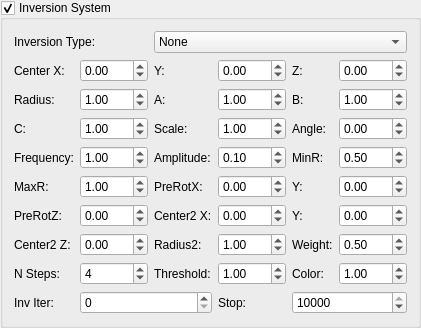
       <widget class="MyGroupBox" name="groupCheck_mutation_inversion_enabled">
        <property name="title">
         <string>Inversion System</string>
        </property>
        <property name="checkable">
         <bool>true</bool>
        </property>
        <property name="checked">
         <bool>true</bool>
        </property>
        <layout class="QGridLayout" name="gridLayout_mutation_inversion">
         <item row="0" column="0" colspan="2">
          <widget class="QLabel" name="label_mutation_inv_type">
           <property name="text">
            <string>Inversion Type:</string>
           </property>
          </widget>
         </item>
         <item row="0" column="2" colspan="5">
          <widget class="QComboBox" name="comboBox_mutation_inv_type">
           <item>
            <property name="text">
             <string>None</string>
            </property>
           </item>
           <item>
            <property name="text">
             <string>Ellipsoid</string>
            </property>
           </item>
           <item>
            <property name="text">
             <string>Cylinder</string>
            </property>
           </item>
           <item>
            <property name="text">
             <string>Torus</string>
            </property>
           </item>
           <item>
            <property name="text">
             <string>Hyperboloid</string>
            </property>
           </item>
           <item>
            <property name="text">
             <string>Paraboloid</string>
            </property>
           </item>
           <item>
            <property name="text">
             <string>Cone</string>
            </property>
           </item>
           <item>
            <property name="text">
             <string>Saddle</string>
            </property>
           </item>
           <item>
            <property name="text">
             <string>Spiral</string>
            </property>
           </item>
           <item>
            <property name="text">
             <string>Lemniscate</string>
            </property>
           </item>
           <item>
            <property name="text">
             <string>Cassini</string>
            </property>
           </item>
           <item>
            <property name="text">
             <string>Dipole</string>
            </property>
           </item>
           <item>
            <property name="text">
             <string>Multipoint</string>
            </property>
           </item>
           <item>
            <property name="text">
             <string>Chain (2-step)</string>
            </property>
           </item>
           <item>
            <property name="text">
             <string>Nest (K-step)</string>
            </property>
           </item>
           <item>
            <property name="text">
             <string>Apollonian</string>
            </property>
           </item>
           <item>
            <property name="text">
             <string>Ford Circle</string>
            </property>
           </item>
           <item>
            <property name="text">
             <string>Schottky Group</string>
            </property>
           </item>
           <item>
            <property name="text">
             <string>Fuchsian</string>
            </property>
           </item>
           <item>
            <property name="text">
             <string>Modular (SL2Z)</string>
            </property>
           </item>
           <item>
            <property name="text">
             <string>Hecke</string>
            </property>
           </item>
           <item>
            <property name="text">
             <string>Pre-Rotation</string>
            </property>
           </item>
           <item>
            <property name="text">
             <string>Pre-Shear</string>
            </property>
           </item>
           <item>
            <property name="text">
             <string>Pre-Fold</string>
            </property>
           </item>
           <item>
            <property name="text">
             <string>Pre-Abs</string>
            </property>
           </item>
           <item>
            <property name="text">
             <string>Post-Scale Pulse</string>
            </property>
           </item>
           <item>
            <property name="text">
             <string>Post-Offset Wave</string>
            </property>
           </item>
           <item>
            <property name="text">
             <string>Iterative Angle</string>
            </property>
           </item>
           <item>
            <property name="text">
             <string>DE-Aware</string>
            </property>
           </item>
           <item>
            <property name="text">
             <string>Color-Trigger</string>
            </property>
           </item>
           <item>
            <property name="text">
             <string>Orbit-Trap</string>
            </property>
           </item>
           <item>
            <property name="text">
             <string>Quaternion</string>
            </property>
           </item>
           <item>
            <property name="text">
             <string>Dual Complex</string>
            </property>
           </item>
           <item>
            <property name="text">
             <string>Split Complex</string>
            </property>
           </item>
           <item>
            <property name="text">
             <string>Dual Number</string>
            </property>
           </item>
           <item>
            <property name="text">
             <string>Octonion</string>
            </property>
           </item>
           <item>
            <property name="text">
             <string>Sedenion</string>
            </property>
           </item>
           <item>
            <property name="text">
             <string>Clifford</string>
            </property>
           </item>
           <item>
            <property name="text">
             <string>Grassmann</string>
            </property>
           </item>
           <item>
            <property name="text">
             <string>Non-Commutative</string>
            </property>
           </item>
           <item>
            <property name="text">
             <string>Probabilistic</string>
            </property>
           </item>
           <item>
            <property name="text">
             <string>x Spherical Fold</string>
            </property>
           </item>
           <item>
            <property name="text">
             <string>x Box Fold</string>
            </property>
           </item>
           <item>
            <property name="text">
             <string>x Mobius</string>
            </property>
           </item>
           <item>
            <property name="text">
             <string>x Kleinian</string>
            </property>
           </item>
           <item>
            <property name="text">
             <string>x Julia</string>
            </property>
           </item>
           <item>
            <property name="text">
             <string>x IFS</string>
            </property>
           </item>
           <item>
            <property name="text">
             <string>x Loxodromic</string>
            </property>
           </item>
           <item>
            <property name="text">
             <string>x Parabolic</string>
            </property>
           </item>
           <item>
            <property name="text">
             <string>x Elliptic</string>
            </property>
           </item>
           <item>
            <property name="text">
             <string>x Hyperbolic Translation</string>
            </property>
           </item>
          </widget>
         </item>
         <item row="1" column="0">
          <widget class="QLabel" name="label_inv_center">
           <property name="text">
            <string>Center X:</string>
           </property>
          </widget>
         </item>
         <item row="1" column="1">
          <widget class="MyDoubleSpinBox" name="spinbox_mutation_inv_center_ax">
           <property name="minimum">
            <double>-100.0</double>
           </property>
           <property name="maximum">
            <double>100.0</double>
           </property>
           <property name="singleStep">
            <double>0.1</double>
           </property>
          </widget>
         </item>
         <item row="1" column="2">
          <widget class="QLabel" name="label_inv_center_y">
           <property name="text">
            <string>Y:</string>
           </property>
          </widget>
         </item>
         <item row="1" column="3">
          <widget class="MyDoubleSpinBox" name="spinbox_mutation_inv_center_ay">
           <property name="minimum">
            <double>-100.0</double>
           </property>
           <property name="maximum">
            <double>100.0</double>
           </property>
           <property name="singleStep">
            <double>0.1</double>
           </property>
          </widget>
         </item>
         <item row="1" column="4">
          <widget class="QLabel" name="label_inv_center_z">
           <property name="text">
            <string>Z:</string>
           </property>
          </widget>
         </item>
         <item row="1" column="5" colspan="2">
          <widget class="MyDoubleSpinBox" name="spinbox_mutation_inv_center_az">
           <property name="minimum">
            <double>-100.0</double>
           </property>
           <property name="maximum">
            <double>100.0</double>
           </property>
           <property name="singleStep">
            <double>0.1</double>
           </property>
          </widget>
         </item>
         <item row="2" column="0">
          <widget class="QLabel" name="label_inv_radius">
           <property name="text">
            <string>Radius:</string>
           </property>
          </widget>
         </item>
         <item row="2" column="1">
          <widget class="MyDoubleSpinBox" name="spinbox_mutation_inv_radius">
           <property name="minimum">
            <double>0.001</double>
           </property>
           <property name="maximum">
            <double>100.0</double>
           </property>
           <property name="value">
            <double>1.0</double>
           </property>
           <property name="singleStep">
            <double>0.1</double>
           </property>
          </widget>
         </item>
         <item row="2" column="2">
          <widget class="QLabel" name="label_inv_param_a">
           <property name="text">
            <string>A:</string>
           </property>
          </widget>
         </item>
         <item row="2" column="3">
          <widget class="MyDoubleSpinBox" name="spinbox_mutation_inv_param_a">
           <property name="minimum">
            <double>0.001</double>
           </property>
           <property name="maximum">
            <double>100.0</double>
           </property>
           <property name="value">
            <double>1.0</double>
           </property>
           <property name="singleStep">
            <double>0.1</double>
           </property>
          </widget>
         </item>
         <item row="2" column="4">
          <widget class="QLabel" name="label_inv_param_b">
           <property name="text">
            <string>B:</string>
           </property>
          </widget>
         </item>
         <item row="2" column="5" colspan="2">
          <widget class="MyDoubleSpinBox" name="spinbox_mutation_inv_param_b">
           <property name="minimum">
            <double>0.001</double>
           </property>
           <property name="maximum">
            <double>100.0</double>
           </property>
           <property name="value">
            <double>1.0</double>
           </property>
           <property name="singleStep">
            <double>0.1</double>
           </property>
          </widget>
         </item>
         <item row="3" column="0">
          <widget class="QLabel" name="label_inv_param_c">
           <property name="text">
            <string>C:</string>
           </property>
          </widget>
         </item>
         <item row="3" column="1">
          <widget class="MyDoubleSpinBox" name="spinbox_mutation_inv_param_c">
           <property name="minimum">
            <double>0.001</double>
           </property>
           <property name="maximum">
            <double>100.0</double>
           </property>
           <property name="value">
            <double>1.0</double>
           </property>
           <property name="singleStep">
            <double>0.1</double>
           </property>
          </widget>
         </item>
         <item row="3" column="2">
          <widget class="QLabel" name="label_inv_scale">
           <property name="text">
            <string>Scale:</string>
           </property>
          </widget>
         </item>
         <item row="3" column="3">
          <widget class="MyDoubleSpinBox" name="spinbox_mutation_inv_scale">
           <property name="minimum">
            <double>0.001</double>
           </property>
           <property name="maximum">
            <double>100.0</double>
           </property>
           <property name="value">
            <double>1.0</double>
           </property>
           <property name="singleStep">
            <double>0.1</double>
           </property>
          </widget>
         </item>
         <item row="3" column="4">
          <widget class="QLabel" name="label_inv_angle">
           <property name="text">
            <string>Angle:</string>
           </property>
          </widget>
         </item>
         <item row="3" column="5" colspan="2">
          <widget class="MyDoubleSpinBox" name="spinbox_mutation_inv_angle">
           <property name="minimum">
            <double>-360.0</double>
           </property>
           <property name="maximum">
            <double>360.0</double>
           </property>
           <property name="singleStep">
            <double>1.0</double>
           </property>
          </widget>
         </item>
         <item row="4" column="0">
          <widget class="QLabel" name="label_inv_freq">
           <property name="text">
            <string>Frequency:</string>
           </property>
          </widget>
         </item>
         <item row="4" column="1">
          <widget class="MyDoubleSpinBox" name="spinbox_mutation_inv_frequency">
           <property name="minimum">
            <double>0.0</double>
           </property>
           <property name="maximum">
            <double>100.0</double>
           </property>
           <property name="value">
            <double>1.0</double>
           </property>
           <property name="singleStep">
            <double>0.1</double>
           </property>
          </widget>
         </item>
         <item row="4" column="2">
          <widget class="QLabel" name="label_inv_amp">
           <property name="text">
            <string>Amplitude:</string>
           </property>
          </widget>
         </item>
         <item row="4" column="3">
          <widget class="MyDoubleSpinBox" name="spinbox_mutation_inv_amplitude">
           <property name="minimum">
            <double>0.0</double>
           </property>
           <property name="maximum">
            <double>100.0</double>
           </property>
           <property name="value">
            <double>0.1</double>
           </property>
           <property name="singleStep">
            <double>0.01</double>
           </property>
          </widget>
         </item>
         <item row="4" column="4">
          <widget class="QLabel" name="label_inv_minr">
           <property name="text">
            <string>MinR:</string>
           </property>
          </widget>
         </item>
         <item row="4" column="5" colspan="2">
          <widget class="MyDoubleSpinBox" name="spinbox_mutation_inv_min_r">
           <property name="minimum">
            <double>0.0</double>
           </property>
           <property name="maximum">
            <double>100.0</double>
           </property>
           <property name="value">
            <double>0.5</double>
           </property>
           <property name="singleStep">
            <double>0.1</double>
           </property>
          </widget>
         </item>
         <item row="5" column="0">
          <widget class="QLabel" name="label_inv_maxr">
           <property name="text">
            <string>MaxR:</string>
           </property>
          </widget>
         </item>
         <item row="5" column="1">
          <widget class="MyDoubleSpinBox" name="spinbox_mutation_inv_max_r">
           <property name="minimum">
            <double>0.0</double>
           </property>
           <property name="maximum">
            <double>100.0</double>
           </property>
           <property name="value">
            <double>1.0</double>
           </property>
           <property name="singleStep">
            <double>0.1</double>
           </property>
          </widget>
         </item>
         <item row="5" column="2">
          <widget class="QLabel" name="label_inv_prerot_x">
           <property name="text">
            <string>PreRotX:</string>
           </property>
          </widget>
         </item>
         <item row="5" column="3">
          <widget class="MyDoubleSpinBox" name="spinbox_mutation_inv_pre_rot_ax">
           <property name="minimum">
            <double>-360.0</double>
           </property>
           <property name="maximum">
            <double>360.0</double>
           </property>
           <property name="singleStep">
            <double>1.0</double>
           </property>
          </widget>
         </item>
         <item row="5" column="4">
          <widget class="QLabel" name="label_inv_prerot_y">
           <property name="text">
            <string>Y:</string>
           </property>
          </widget>
         </item>
         <item row="5" column="5" colspan="2">
          <widget class="MyDoubleSpinBox" name="spinbox_mutation_inv_pre_rot_ay">
           <property name="minimum">
            <double>-360.0</double>
           </property>
           <property name="maximum">
            <double>360.0</double>
           </property>
           <property name="singleStep">
            <double>1.0</double>
           </property>
          </widget>
         </item>
         <item row="6" column="0">
          <widget class="QLabel" name="label_inv_prerot_z">
           <property name="text">
            <string>PreRotZ:</string>
           </property>
          </widget>
         </item>
         <item row="6" column="1">
          <widget class="MyDoubleSpinBox" name="spinbox_mutation_inv_pre_rot_az">
           <property name="minimum">
            <double>-360.0</double>
           </property>
           <property name="maximum">
            <double>360.0</double>
           </property>
           <property name="singleStep">
            <double>1.0</double>
           </property>
          </widget>
         </item>
         <item row="6" column="2">
          <widget class="QLabel" name="label_inv_center2">
           <property name="text">
            <string>Center2 X:</string>
           </property>
          </widget>
         </item>
         <item row="6" column="3">
          <widget class="MyDoubleSpinBox" name="spinbox_mutation_inv_center2_ax">
           <property name="minimum">
            <double>-100.0</double>
           </property>
           <property name="maximum">
            <double>100.0</double>
           </property>
           <property name="singleStep">
            <double>0.1</double>
           </property>
          </widget>
         </item>
         <item row="6" column="4">
          <widget class="QLabel" name="label_inv_center2_y">
           <property name="text">
            <string>Y:</string>
           </property>
          </widget>
         </item>
         <item row="6" column="5" colspan="2">
          <widget class="MyDoubleSpinBox" name="spinbox_mutation_inv_center2_ay">
           <property name="minimum">
            <double>-100.0</double>
           </property>
           <property name="maximum">
            <double>100.0</double>
           </property>
           <property name="singleStep">
            <double>0.1</double>
           </property>
          </widget>
         </item>
         <item row="7" column="0">
          <widget class="QLabel" name="label_inv_center2_z">
           <property name="text">
            <string>Center2 Z:</string>
           </property>
          </widget>
         </item>
         <item row="7" column="1">
          <widget class="MyDoubleSpinBox" name="spinbox_mutation_inv_center2_az">
           <property name="minimum">
            <double>-100.0</double>
           </property>
           <property name="maximum">
            <double>100.0</double>
           </property>
           <property name="singleStep">
            <double>0.1</double>
           </property>
          </widget>
         </item>
         <item row="7" column="2">
          <widget class="QLabel" name="label_inv_radius2">
           <property name="text">
            <string>Radius2:</string>
           </property>
          </widget>
         </item>
         <item row="7" column="3">
          <widget class="MyDoubleSpinBox" name="spinbox_mutation_inv_radius2">
           <property name="minimum">
            <double>0.001</double>
           </property>
           <property name="maximum">
            <double>100.0</double>
           </property>
           <property name="value">
            <double>1.0</double>
           </property>
           <property name="singleStep">
            <double>0.1</double>
           </property>
          </widget>
         </item>
         <item row="7" column="4">
          <widget class="QLabel" name="label_inv_weight">
           <property name="text">
            <string>Weight:</string>
           </property>
          </widget>
         </item>
         <item row="7" column="5" colspan="2">
          <widget class="MyDoubleSpinBox" name="spinbox_mutation_inv_weight">
           <property name="minimum">
            <double>0.0</double>
           </property>
           <property name="maximum">
            <double>1.0</double>
           </property>
           <property name="value">
            <double>0.5</double>
           </property>
           <property name="singleStep">
            <double>0.1</double>
           </property>
          </widget>
         </item>
         <item row="8" column="0">
          <widget class="QLabel" name="label_inv_nsteps">
           <property name="text">
            <string>N Steps:</string>
           </property>
          </widget>
         </item>
         <item row="8" column="1">
          <widget class="MySpinBox" name="spinboxInt_mutation_inv_n_steps">
           <property name="minimum">
            <number>1</number>
           </property>
           <property name="maximum">
            <number>16</number>
           </property>
           <property name="value">
            <number>4</number>
           </property>
          </widget>
         </item>
         <item row="8" column="2">
          <widget class="QLabel" name="label_inv_threshold">
           <property name="text">
            <string>Threshold:</string>
           </property>
          </widget>
         </item>
         <item row="8" column="3">
          <widget class="MyDoubleSpinBox" name="spinbox_mutation_inv_threshold">
           <property name="minimum">
            <double>0.0</double>
           </property>
           <property name="maximum">
            <double>100.0</double>
           </property>
           <property name="value">
            <double>1.0</double>
           </property>
           <property name="singleStep">
            <double>0.1</double>
           </property>
          </widget>
         </item>
         <item row="8" column="4">
          <widget class="QLabel" name="label_inv_colorfactor">
           <property name="text">
            <string>Color:</string>
           </property>
          </widget>
         </item>
         <item row="8" column="5" colspan="2">
          <widget class="MyDoubleSpinBox" name="spinbox_mutation_inv_color_factor">
           <property name="minimum">
            <double>-100.0</double>
           </property>
           <property name="maximum">
            <double>100.0</double>
           </property>
           <property name="value">
            <double>1.0</double>
           </property>
           <property name="singleStep">
            <double>0.1</double>
           </property>
          </widget>
         </item>
         <item row="9" column="0">
          <widget class="QLabel" name="label_inv_iter">
           <property name="text">
            <string>Inv Iter:</string>
           </property>
          </widget>
         </item>
         <item row="9" column="1" colspan="2">
          <widget class="MySpinBox" name="spinboxInt_mutation_inv_iter_start">
           <property name="minimum">
            <number>0</number>
           </property>
           <property name="maximum">
            <number>10000</number>
           </property>
           <property name="value">
            <number>0</number>
           </property>
          </widget>
         </item>
         <item row="9" column="3">
          <widget class="QLabel" name="label_inv_iter_stop">
           <property name="text">
            <string>Stop:</string>
           </property>
          </widget>
         </item>
         <item row="9" column="4" colspan="3">
          <widget class="MySpinBox" name="spinboxInt_mutation_inv_iter_stop">
           <property name="minimum">
            <number>0</number>
           </property>
           <property name="maximum">
            <number>10000</number>
           </property>
           <property name="value">
            <number>10000</number>
           </property>
          </widget>
         </item>
        </layout>
       </widget>
